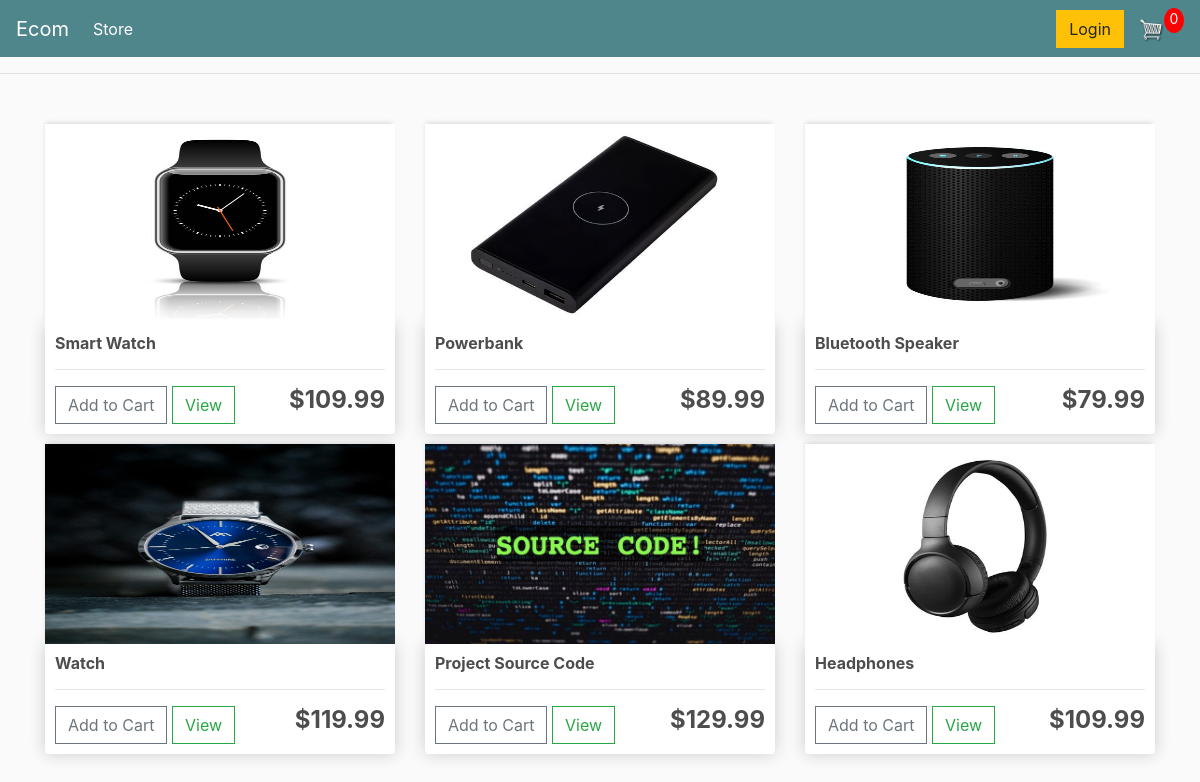
The page / on the database its author committed.
### store/models.py (models this page shows, shortened)
class Product(models.Model):
    name = models.CharField(max_length=200)
    price = models.DecimalField(max_digits=7,decimal_places=2)
    digital = models.BooleanField(default=False, null=True, blank=True)
    image = models.ImageField(null=True, blank=True, upload_to='product_images/')
    @property
    def imageURL(self):
        try:
              url = self.image.url
        except:
            url = ''
        return url

### store/views.py (the view)
# urls.py: path('', include('store.urls')),
def store(request):
    if request.user.is_authenticated:
        customer = request.user.customer
        order, created = Order.objects.get_or_create(customer=customer, complete=False)
        items = order.orderitem_set.all()
        cartItems = order.get_cart_items
    else:
        items = []
        order = {'get_cart_total': 0, 'get_cart_items': 0, 'shipping': False}
        cartItems = order['get_cart_items']
    products = Product.objects.all()
    context = {'products': products, 'cartItems': cartItems}
    return render(request, 'store/store.html', context)

### store/templates/store/store.html
{% extends 'store/main.html' %}
{% load static %}
{% block content %}
  <div class="row">
    {% for product in products %}
    <div class="col-lg-4">
      <img class="thumbnail" src="{{product.imageURL}}" />
      <div class="box-element product">
        <h6><strong>{{product.name}}</strong></h6>
        <hr>
        <button data-product="{{product.id}}" data-action="add" class="btn btn-outline-secondary add-btn update-cart">Add to Cart</button>
        <a class="btn btn-outline-success" href="#">View</a>
        <h4 style="display: inline-block; float: right"><strong>${{product.price|floatformat:2}}</strong></h4>
      </div>
    </div>
{% endfor %}
  </div>
{% endblock content %}

### store/templates/store/main.html (shortened to what this page needs)
<!DOCTYPE html>
{% load static %}
<html>
<head>
	<link rel="stylesheet" href="https://stackpath.bootstrapcdn.com/bootstrap/4.4.1/css/bootstrap.min.css">
	<link rel="stylesheet" type="text/css" href="{% static 'css/main.css' %}">
</head>
<body>
	<nav class="navbar navbar-expand-lg navbar-dark bg-dark">
  <a class="navbar-brand" href="{% url 'store' %}">Ecom</a>
  <div class="collapse navbar-collapse" id="navbarSupportedContent">
    <ul class="navbar-nav mr-auto">
      <li class="nav-item active">
        <a class="nav-link" href="{% url 'store' %}">Store <span class="sr-only">(current)</span></a>
      </li>
    </ul>
    <div class="form-inline my-2 my-lg-0">
     	<a href="#"class="btn btn-warning">Login</a>
     	<a href="{% url 'cart' %}">
    		<img  id="cart-icon" src="{% static 'images/ecommercecart.png' %}">
    	</a>
    	<p id="cart-total">{{cartItems}}</p>
    </div>
  </div>
</nav>
        <hr>
         <div class="container">
                <br>
                {% block content %}
                 {% endblock content %}
         </div>
</body>
</html>

### static/css/main.css (style rules this page uses)
body { background-color: hsl(0, 0%, 98%); }
h1,h2,h3,h4,h5,h6 { color:hsl(0, 0%, 30%); }
.box-element { box-shadow:hsl(0, 0%, 80%) 0 0 16px; background-color: #fff; border-radius: 4px; padding: 10px; }
.thumbnail { width: 100%; height: 200px; -webkit-box-shadow: -1px -3px 5px -2px rgba(214,214,214,1); -moz-box-shadow: -1px -3px 5px -2px rgba(214,214,214,1); box-shadow: -1px -3px 5px -2px rgba(214,214,214,1); }
.product { border-radius: 0 0 4px 4px; }
.bg-dark { background-color: #4f868c!important; }
#cart-icon { width:25px; display: inline-block; margin-left: 15px; }
#cart-total { display: block; text-align: center; color:#fff; background-color: red; width: 20px; height: 25px; border-radius: 50%; font-size: 14px; }
.col-lg-4, .col-lg-6, .col-lg-8, .col-lg-12 { margin-top: 10px; }
.btn { border-radius: 0; }

### rows shown on the page
Product: imageURL (picture), name "Smart Watch", price "109.99"
Product: imageURL (picture), name "Powerbank", price "89.99"
Product: imageURL (picture), name "Bluetooth Speaker", price "79.99"
Product: imageURL (picture), name "Watch", price "119.99"
Product: imageURL (picture), name "Project Source Code", price "129.99"
Product: imageURL (picture), name "Headphones", price "109.99"

### other values the page prints
{{ cartItems }} "0"
